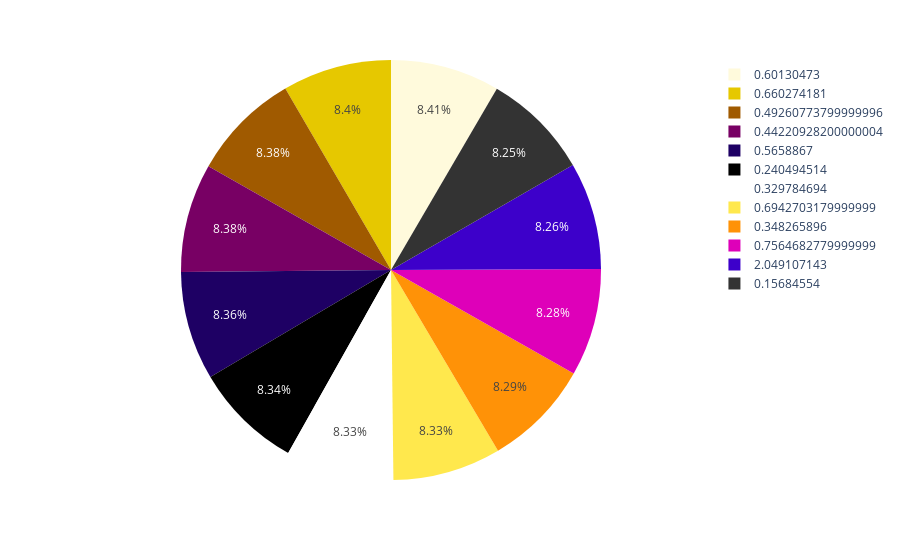

Notebook code for this chart:
### Code cell
profitability = df["Profit as % of Cost"].value_counts().reset_index() 
profitability.columns = ["Profit as % of Cost","Value Counts"] 
px.pie(profitability,names="Profit as % of Cost",values="Value Counts",color_discrete_sequence=px.colors.sequential.Electric_r)

### Figure 1 — Plotly figure (JSON) as saved in the notebook; plotly's stock layout.template omitted (floating-point values rounded to 4 significant figures)
{"data": [{"domain": {"x": [0, 1], "y": [0, 1]}, "hovertemplate": "Profit as % of Cost=%{label}<br>Value Counts=%{value}<extra></extra>", "labels": [0.6013, 0.6603, 0.4926, 0.4422, 0.5659, 0.2405, 0.3298, 0.6943, 0.3483, 0.7565, 2.049, 0.1568], "legendgroup": "", "name": "", "showlegend": true, "type": "pie", "values": [5510, 5502, 5494, 5491, 5477, 5468, 5456, 5456, 5433, 5425, 5414, 5409]}], "layout": {"legend": {"tracegroupgap": 0}, "margin": {"t": 60}, "piecolorway": ["rgb(255,250,220)", "rgb(230,200,0)", "rgb(160,90,0)", "rgb(120,0,100)", "rgb(30,0,100)", "rgb(0,0,0)"]}}
